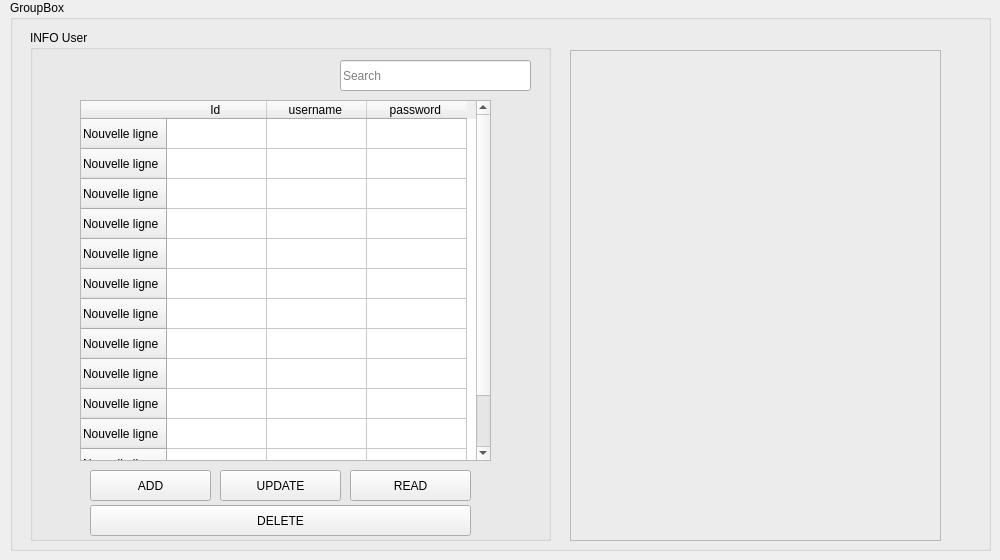
          <widget class="QWidget" name="page_3">
           <widget class="QGroupBox" name="groupBox">
            <property name="geometry">
             <rect>
              <x>10</x>
              <y>0</y>
              <width>981</width>
              <height>551</height>
             </rect>
            </property>
            <property name="title">
             <string>GroupBox</string>
            </property>
            <widget class="QGroupBox" name="groupBox_13">
             <property name="geometry">
              <rect>
               <x>20</x>
               <y>30</y>
               <width>521</width>
               <height>511</height>
              </rect>
             </property>
             <property name="styleSheet">
              <string notr="true"/>
             </property>
             <property name="title">
              <string>INFO User</string>
             </property>
             <widget class="QTableWidget" name="tableWidget_2">
              <property name="geometry">
               <rect>
                <x>50</x>
                <y>70</y>
                <width>411</width>
                <height>361</height>
               </rect>
              </property>
              <property name="styleSheet">
               <string notr="true"/>
              </property>
              <row>
               <property name="text">
                <string>Nouvelle ligne</string>
               </property>
              </row>
              <row>
               <property name="text">
                <string>Nouvelle ligne</string>
               </property>
              </row>
              <row>
               <property name="text">
                <string>Nouvelle ligne</string>
               </property>
              </row>
              <row>
               <property name="text">
                <string>Nouvelle ligne</string>
               </property>
              </row>
              <row>
               <property name="text">
                <string>Nouvelle ligne</string>
               </property>
              </row>
              <row>
               <property name="text">
                <string>Nouvelle ligne</string>
               </property>
              </row>
              <row>
               <property name="text">
                <string>Nouvelle ligne</string>
               </property>
              </row>
              <row>
               <property name="text">
                <string>Nouvelle ligne</string>
               </property>
              </row>
              <row>
               <property name="text">
                <string>Nouvelle ligne</string>
               </property>
              </row>
              <row>
               <property name="text">
                <string>Nouvelle ligne</string>
               </property>
              </row>
              <row>
               <property name="text">
                <string>Nouvelle ligne</string>
               </property>
              </row>
              <row>
               <property name="text">
                <string>Nouvelle ligne</string>
               </property>
              </row>
              <row>
               <property name="text">
                <string>Nouvelle ligne</string>
               </property>
              </row>
              <column>
               <property name="text">
                <string>Id </string>
               </property>
              </column>
              <column>
               <property name="text">
                <string>username </string>
               </property>
              </column>
              <column>
               <property name="text">
                <string>password </string>
               </property>
              </column>
             </widget>
             <widget class="QLineEdit" name="lineEdit_2">
              <property name="geometry">
               <rect>
                <x>310</x>
                <y>30</y>
                <width>191</width>
                <height>31</height>
               </rect>
              </property>
              <property name="styleSheet">
               <string notr="true"/>
              </property>
              <property name="text">
               <string/>
              </property>
              <property name="placeholderText">
               <string>Search</string>
              </property>
             </widget>
             <widget class="QPushButton" name="ADD_user_2">
              <property name="geometry">
               <rect>
                <x>60</x>
                <y>440</y>
                <width>121</width>
                <height>31</height>
               </rect>
              </property>
              <property name="styleSheet">
               <string notr="true"/>
              </property>
              <property name="text">
               <string>ADD</string>
              </property>
             </widget>
             <widget class="QPushButton" name="pushButton_13">
              <property name="geometry">
               <rect>
                <x>190</x>
                <y>440</y>
                <width>121</width>
                <height>31</height>
               </rect>
              </property>
              <property name="styleSheet">
               <string notr="true"/>
              </property>
              <property name="text">
               <string>UPDATE</string>
              </property>
             </widget>
             <widget class="QPushButton" name="pushButton_14">
              <property name="geometry">
               <rect>
                <x>320</x>
                <y>440</y>
                <width>121</width>
                <height>31</height>
               </rect>
              </property>
              <property name="styleSheet">
               <string notr="true"/>
              </property>
              <property name="text">
               <string>READ</string>
              </property>
             </widget>
             <widget class="QPushButton" name="pushButton_15">
              <property name="geometry">
               <rect>
                <x>60</x>
                <y>475</y>
                <width>381</width>
                <height>31</height>
               </rect>
              </property>
              <property name="styleSheet">
               <string notr="true"/>
              </property>
              <property name="text">
               <string>DELETE</string>
              </property>
             </widget>
            </widget>
            <widget class="QFrame" name="RightPanel">
             <property name="geometry">
              <rect>
               <x>560</x>
               <y>50</y>
               <width>371</width>
               <height>491</height>
              </rect>
             </property>
             <property name="frameShape">
              <enum>QFrame::Shape::StyledPanel</enum>
             </property>
             <property name="frameShadow">
              <enum>QFrame::Shadow::Raised</enum>
             </property>
            </widget>
           </widget>
          </widget>
